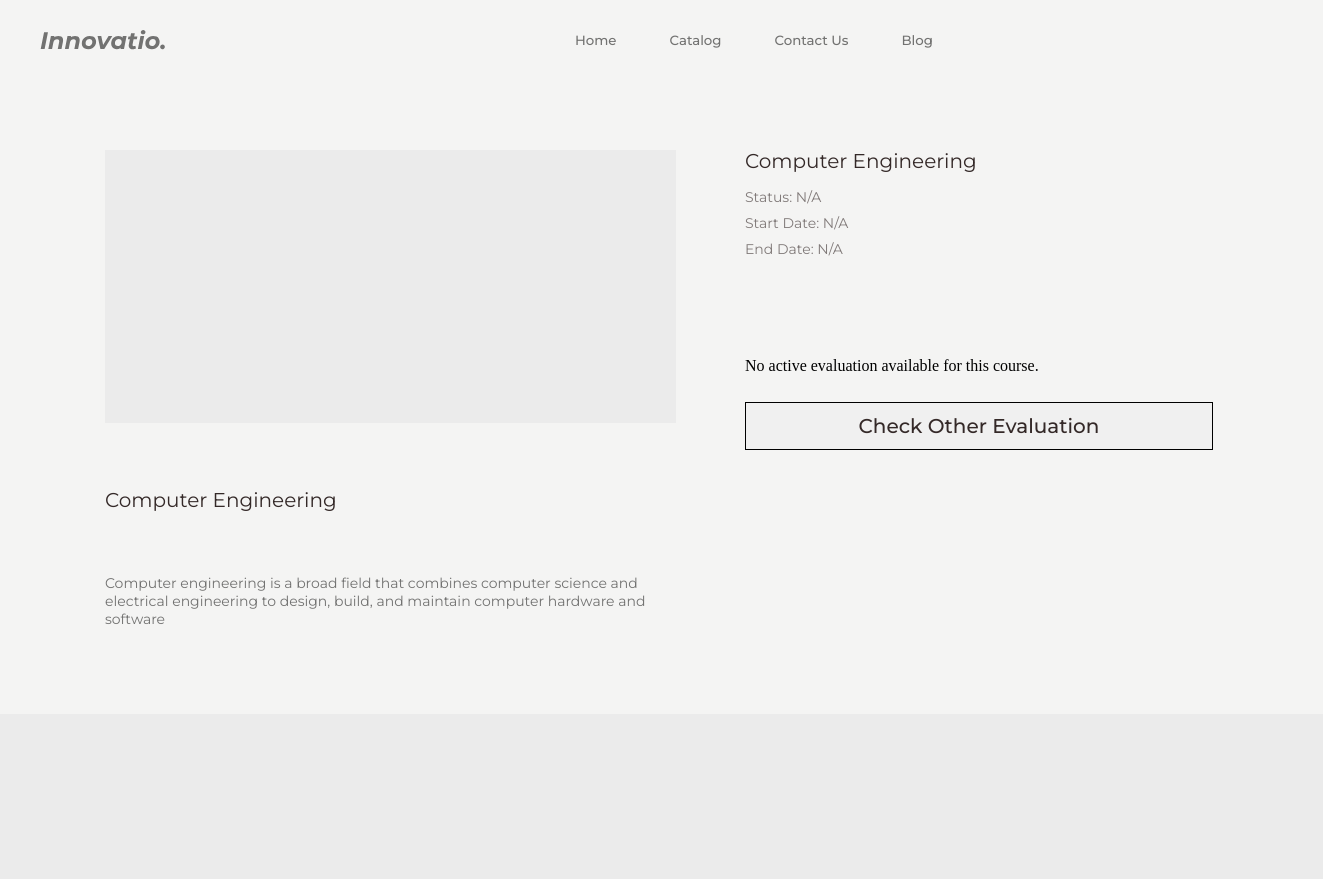
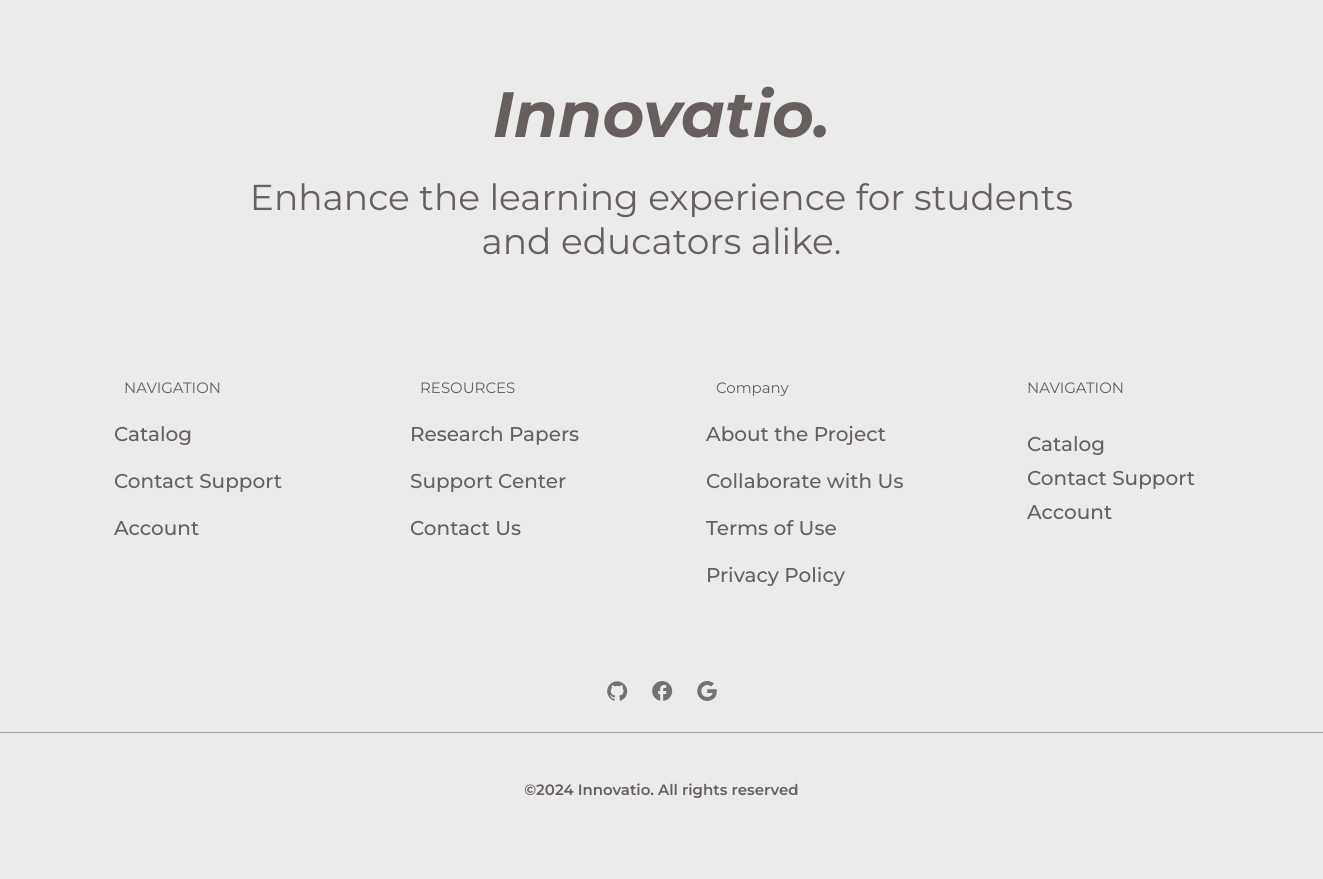
/pages/catalog-selection.php?course_id=3, run on the app's committed database (2 pictures, top to bottom).
### tables this page shows
CREATE TABLE `courses` (
  `course_id` int(11) NOT NULL,
  `course_name` varchar(255) NOT NULL,
  `course_description` text DEFAULT NULL,
  `course_cover` varchar(256) NOT NULL,
  `active_flag` tinyint(1) NOT NULL COMMENT '0 = inactive\r\n1 = active\r\n2 = pending'
);

### pages/catalog-selection.php (the view, shortened to what this page needs)
<?php
$servername = "localhost";
$username = "root";
$password = "";
$database = "evala_db1";
$con = new mysqli($servername, $username, $password, $database);
$course_id = $_GET['course_id'];
$course_query = "SELECT course_name, course_description FROM courses WHERE course_id = ?";
$stmt = $con->prepare($course_query);
$stmt->bind_param("i", $course_id);
$stmt->execute();
$course_result = $stmt->get_result();
if ($course_result->num_rows > 0) {
    $course_row = $course_result->fetch_assoc();
    $course_name = htmlspecialchars($course_row["course_name"]);
    $course_description = htmlspecialchars($course_row["course_description"]);
} else {
    $course_name = "Course not found";
    $course_description = "No description available.";
}
$evaluation_query = "
    SELECT evaluation_id, evaluator_type, evaluation_start_date, evaluation_end_date
    FROM evaluations
    WHERE course_id = ? AND active_flag = 1";
$stmt = $con->prepare($evaluation_query);
$stmt->bind_param("i", $course_id);
$stmt->execute();
$evaluation_result = $stmt->get_result();
if ($evaluation_result->num_rows > 0) {
    $evaluation = $evaluation_result->fetch_assoc();
    $evaluation_id = $evaluation['evaluation_id'];
    $evaluation_name = "Evaluation for " . htmlspecialchars($evaluation['evaluator_type']);
    $evaluation_start_date = htmlspecialchars($evaluation['evaluation_start_date']);
    $evaluation_end_date = htmlspecialchars($evaluation['evaluation_end_date']);
    $evaluation_status = "Active";
} else {
    $evaluation_id = null;
    $evaluation_status = "N/A";
    $evaluation_start_date = "N/A";
    $evaluation_end_date = "N/A";
}
?>
<!DOCTYPE html>
<html>
<head>
    <link rel="stylesheet" href="../css/global.css" />
    <link rel="stylesheet" href="../css/catalog-selection.css" />
    <link rel="stylesheet" href="../components/all.css">
</head>
<body>
    <div class="questionnaire">
        <div class="navigator">
            <?php include('../components/nav.php') ?>
        </div>
<div class="catalog-container">
    <div class="evaluation-pics-desc">
        <div class="evaluation-img"></div>
        <div class="eval-overview">
            <div class="eva-name"><?php echo $course_name; ?></div>
            <p class="eval-desc">
                <?php echo $course_description; ?>
            </p>
        </div>
    </div>
    <div class="evaluation-navigator">
        <div class="evaluation-title">
            <div class="text-wrapper-3"><?php echo $course_name; ?></div>
            <div class="evaluation-status">
                <div class="text-wrapper-4">Status: <?php echo $evaluation_status; ?></div>
                <div class="text-wrapper-4">Start Date: <?php echo $evaluation_start_date; ?></div>
                <div class="text-wrapper-4">End Date: <?php echo $evaluation_end_date; ?></div>
            </div>
        </div>
        <div class="buttons">
<?php
if ($evaluation_id !== null) {
    echo '<a href="evaluation.php?course_id=' . $course_id . '&evaluation_id=' . $evaluation_id . '">
            <button class="start-eval-button">
                <span class="text-wrapper-6">Start Evaluation</span>
            </button>
          </a>';
} else {
    echo "<p>No active evaluation available for this course.</p>";
}
?>
            <a href="catalog.php">
                <button class="check-other-button">
                    <span class="text-wrapper-7">Check Other Evaluation</span>
                </button>
            </a>
        </div>
    </div>
</div>
        <?php include('../components/footer.php') ?>
    </div>
</body>
</html>

### css/global.css (style rules this page uses)
* { -webkit-font-smoothing: antialiased; box-sizing: border-box; }
html, body { margin: 0px; height: 100%; }
body { margin: 0; line-height: normal; }
:root { --font-montserrat: Montserrat; --font-size-mini: 15px; --font-size-xl: 20px; --color-dimgray-100: #685f5f; --gap-mini: 15px; --gap-4xl: 23px; --padding-11xs: 2px; --padding-3xs: 10px; }
:root { --text-color: #342928; --background-color: #f4f4f3; --gray-color: #ebebeb; --placeholder: #a6a6a6; --text-gray: #727271; }
:root { --dark-button: #342928; --dark-button-hover: #523f3e; }
:root { --hollow-button: #342928; --hollow-button-hover: #e8e8e7; }

### css/catalog-selection.css (style rules this page uses)
.questionnaire { display: flex; flex-direction: column; align-items: center; gap: 87px; position: relative; background-color: var(--background-color); }
.questionnaire .catalog-container { display: inline-flex; align-items: flex-start; justify-content: center; gap: 69px; position: relative; flex: 0 0 auto; margin-top: 150px; }
.questionnaire .evaluation-pics-desc { display: flex; flex-direction: column; width: 571px; align-items: flex-start; gap: 66px; position: relative; }
.questionnaire .evaluation-img { position: relative; align-self: stretch; width: 100%; height: 273px; background-color: var(--gray-color); }
.questionnaire .eval-overview { position: relative; align-self: stretch; width: 100%; height: 138px; }
.questionnaire .eva-name { position: absolute; top: -1px; left: 0; font-family: "Montserrat", Helvetica; font-weight: 400; color: var(--text-color); font-size: 20px; letter-spacing: 0; line-height: normal; white-space: nowrap; }
.questionnaire .eval-desc { position: absolute; width: 551px; top: 71px; left: 0; font-family: "Montserrat", Helvetica; font-weight: 400; color: var(--text-gray); font-size: 14px; letter-spacing: 0; line-height: normal; }
.questionnaire .evaluation-navigator { display: flex; flex-direction: column; width: 473px; height: 281px; align-items: flex-start; gap: 83px; position: relative; }
.questionnaire .evaluation-title { display: flex; flex-direction: column; align-items: left; gap: 16px; position: relative; align-self: stretch; width: 100%; flex: 0 0 auto; }
.questionnaire .text-wrapper-3 { position: relative; align-self: stretch; margin-top: -1px; font-family: "Montserrat", Helvetica; font-weight: 400; color: var(--text-color); font-size: 20px; letter-spacing: 0; line-height: normal; }
.questionnaire .evaluation-status { display: inline-flex; flex-direction: column; align-items: flex-start; gap: 9px; position: relative; flex: 0 0 auto; }
.questionnaire .text-wrapper-4 { position: relative; align-self: stretch; margin-top: -1px; font-family: "Montserrat", Helvetica; font-weight: 400; color: var(--text-color); font-size: 14px; letter-spacing: 0; line-height: normal; opacity: 0.6; }
.questionnaire .buttons { display: flex; flex-direction: column; width: 468px; align-items: flex-start; gap: 11px; position: relative; flex: 0 0 auto; }
.questionnaire .check-other-button { text-decoration: none; height: 48px; padding: 10px; position: relative; align-self: stretch; width: 100%; background-color: #f0f0f0; border: 1px solid; }
.questionnaire .text-wrapper-7 { position: relative; width: fit-content; font-family: "Montserrat", Helvetica; font-weight: 500; color: #342928; font-size: 20px; letter-spacing: 0; line-height: normal; white-space: nowrap; text-decoration: none; }
.catalog-container a { width: 100%; }

### components/nav.css (style rules this page uses)
body { background-color: #f4f4f3; }
.navigator { display: flex; justify-content: space-between; align-items: center; position: fixed; top: 0; left: 0; width: 100%; background-color: #f4f4f3; z-index: 1000; }

### data on the page
courses: course_name "Computer Engineering", course_description "Computer engineering is a broad field that combines computer science and electrical engineering to design, build, and maintain computer hardware and software"

### other printed values
$evaluation_status "N/A"
$evaluation_start_date "N/A"
$evaluation_end_date "N/A"
